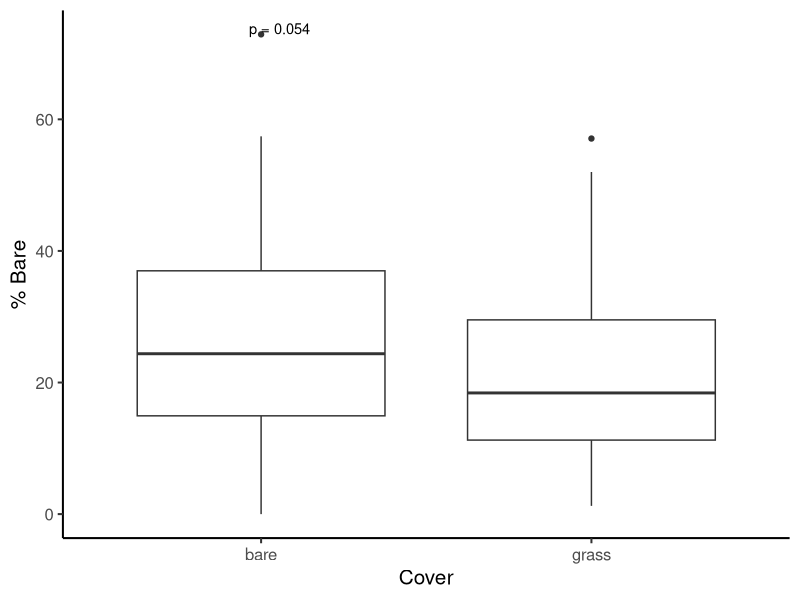
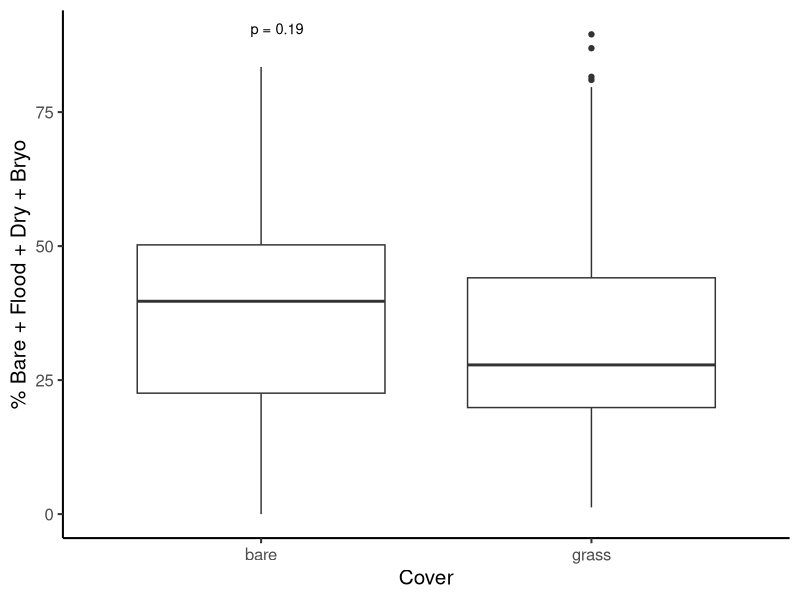
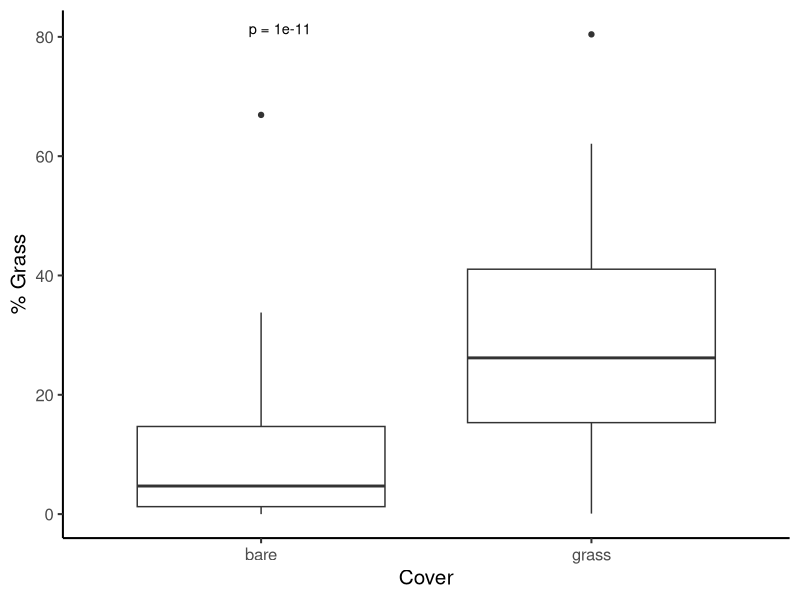
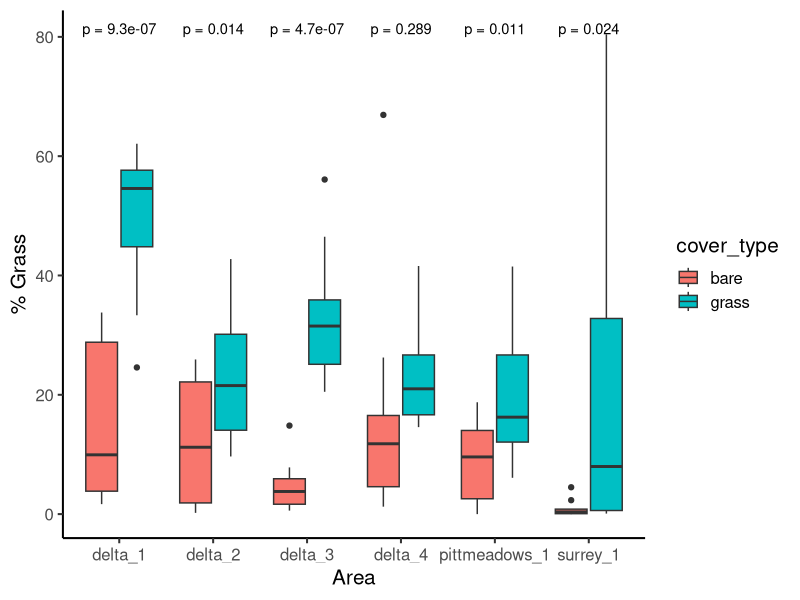
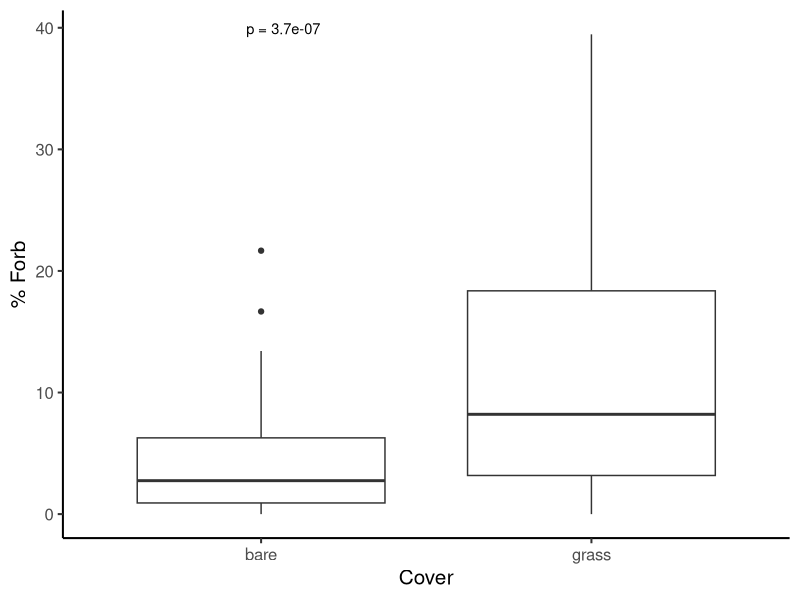
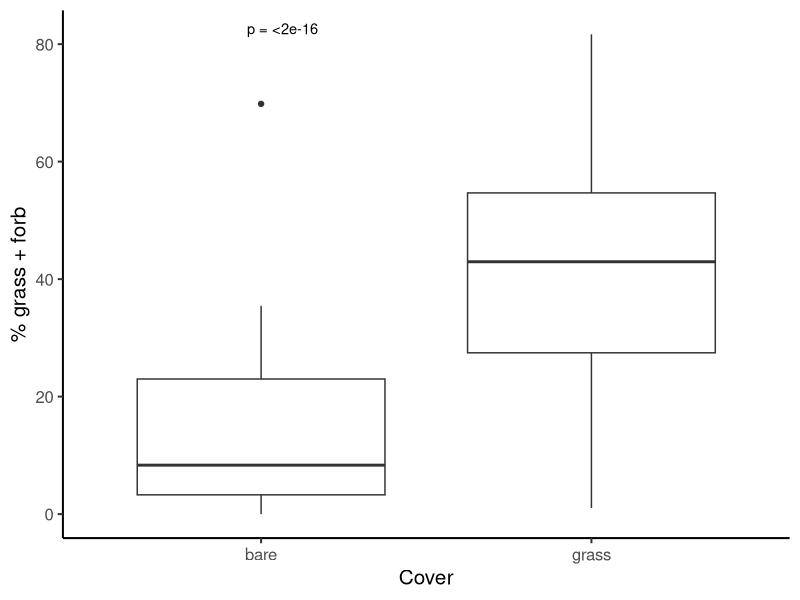
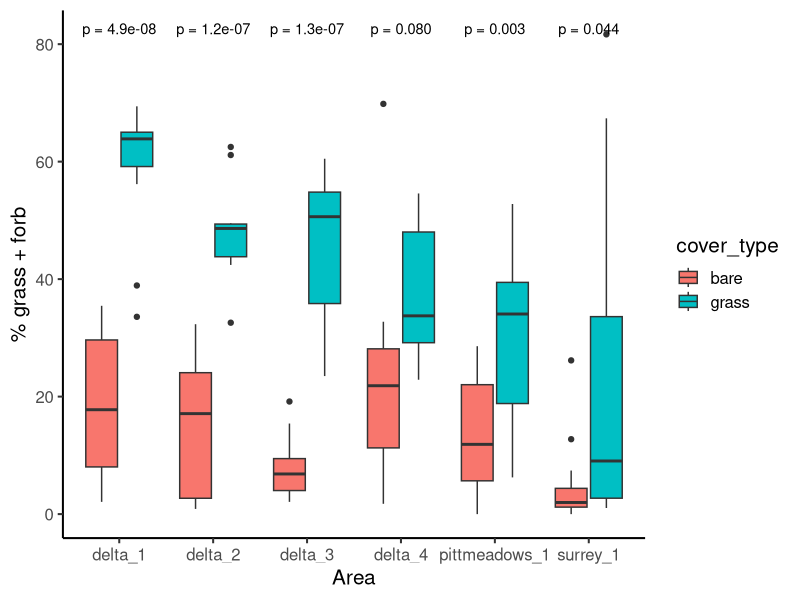
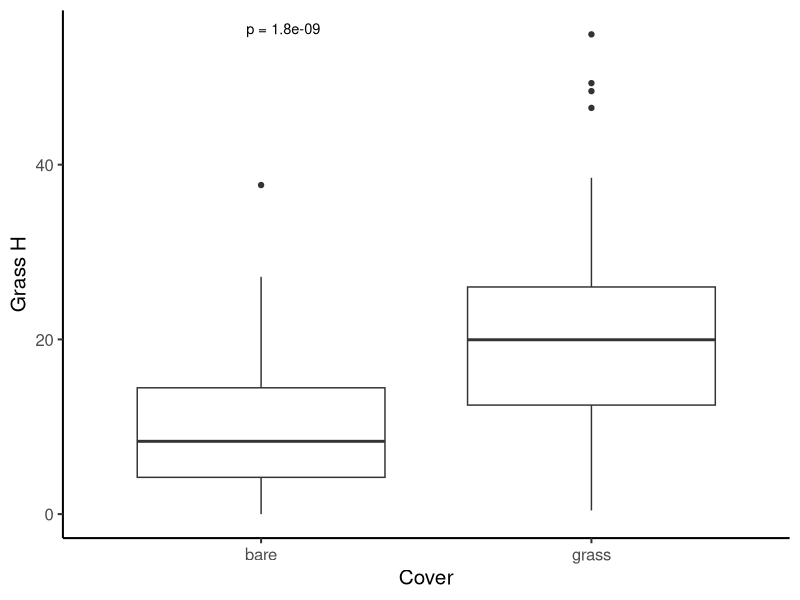

Recreate these plots in R, in order. (Note: this script raises an error after producing the figures.)
## ---- chunk 1
knitr::opts_chunk$set(echo = TRUE)
knitr::opts_knit$set(root.dir = "~/Library/CloudStorage/OneDrive-UBC/MSc/12_analysis/rodent-bee-blueberry")
## ---- chunk 2
#load packages
library(ggplot2) #for plots
library(dplyr) #for working with dataframes
library(tidyr) #for working with datasets
library(lme4) #for mixed effects models
library(ggpubr) #for adding significance asterisks to graph

#read in data
data <- read.csv("06_cleandata/combined_plot_data.csv")

#check that variables are in appropriate format
str(data)

#change character columns to factors
data <- data %>%
   mutate(
     site_id = as.factor(site_id),
     round = as.factor(round),
     plot_id = as.factor(plot_id),
     bee_date = as.Date(bee_date),
     area = as.factor(area))

#filter data to only include within field data
data <- data %>%
  filter(plot_id != "d")

## ---- chunk 3
ggplot(data, aes(x = cover_type, y = bare_perc)) + 
  geom_boxplot() +
  theme_classic(base_size = 15) +
  xlab("Cover") +
  ylab("% Bare") +
  stat_compare_means(
    method = "t.test",        # or "wilcox.test"
    label = "p.format",       # shows formatted p-value
    size = 3.7,
    vjust = 0
  )

## ---- chunk 4
ggplot(data, aes(x = cover_type, y = bare_flood_dry_bryo_perc)) + 
  geom_boxplot() +
  theme_classic(base_size = 15) +
  xlab("Cover") +
  ylab("% Bare + Flood + Dry + Bryo") +
  stat_compare_means(
    method = "t.test",        # or "wilcox.test"
    label = "p.format",       # shows formatted p-value
    size = 3.7,
    vjust = 0
  )

## ---- chunk 5
ggplot(data, aes(x=cover_type, y = grass_perc)) + 
  geom_boxplot() +
  theme_classic(base_size = 15) +
  xlab("Cover") +
  ylab("% Grass") +
  stat_compare_means(
    method = "t.test",        # or "wilcox.test"
    label = "p.format",       # shows formatted p-value
    size = 3.7,
    vjust = 0
  )
## ---- chunk 6
ggplot(data, aes(x = area, fill=cover_type, y = grass_perc)) + 
  geom_boxplot() +
  theme_classic(base_size = 15) +
  xlab("Area") +
  ylab("% Grass") +
  stat_compare_means(
    method = "t.test",        # or "wilcox.test"
    label = "p.format",       # shows formatted p-value
    size = 3.7,
    vjust = 0
  )
## ---- chunk 7
ggplot(data, aes(x = cover_type, y = forb_perc)) + 
  geom_boxplot() +
  theme_classic(base_size = 15) +
  xlab("Cover") +
  ylab("% Forb") +
  stat_compare_means(
    method = "t.test",        # or "wilcox.test"
    label = "p.format",       # shows formatted p-value
    size = 3.7,
    vjust = 0
  )
## ---- chunk 8
ggplot(data, aes(x = cover_type, y = grass_forb_perc)) + 
  geom_boxplot() +
  theme_classic(base_size = 15) +
  xlab("Cover") +
  ylab("% grass + forb") +
  stat_compare_means(
    method = "t.test",        # or "wilcox.test"
    label = "p.format",       # shows formatted p-value
    size = 3.7,
    vjust = 0
  )
## ---- chunk 9
ggplot(data, aes(x = area, fill = cover_type, y = grass_forb_perc)) + 
  geom_boxplot() +
  theme_classic(base_size = 15) +
  xlab("Area") +
  ylab("% grass + forb") +
  stat_compare_means(
    method = "t.test",        # or "wilcox.test"
    label = "p.format",       # shows formatted p-value
    size = 3.7,
    vjust = 0
  )
## ---- chunk 10
ggplot(data, aes(x = cover_type, y = grass_h)) + 
  geom_boxplot() +
  theme_classic(base_size = 15) +
  xlab("Cover") +
  ylab("Grass H") +
  stat_compare_means(
    method = "t.test",        # or "wilcox.test"
    label = "p.format",       # shows formatted p-value
    size = 3.7,
    vjust = 0
  )
## ---- chunk 11
ggplot(data, aes(x = cover_type, y = forb_h)) + 
  geom_boxplot() +
  theme_classic(base_size = 15) +
  xlab("Cover") +
  ylab("Forb H") +
  stat_compare_means(
    method = "t.test",        # or "wilcox.test"
    label = "p.format",       # shows formatted p-value
    size = 3.7,
    vjust = 0
  )
## ---- chunk 12
ggplot(data, aes(x = round, fill = cover_type, y = flood_perc)) + 
  geom_boxplot() +
  theme_classic(base_size = 15) +
  xlab("Round") +
  ylab("% Flood") +
  stat_compare_means(
    method = "t.test",        # or "wilcox.test"
    label = "p.format",       # shows formatted p-value
    size = 3.7,
    vjust = 0
  )
## ---- chunk 13
ggplot(data, aes(x=cover_type, y = nest_searching_queens))+ 
  geom_boxplot() +
  theme_classic(base_size = 15)+
  xlab("Cover")+
  ylab("NSQ abundance") +
  stat_compare_means(
    aes(group = cover_type),  # group by field.type
    method = "t.test",  # or "wilcox.test" if you're doing a non-parametric test
    label = "p.format",  # Display p-value 
    size = 3.7  # Adjust this value to make the asterisks larger
    ) 

## ---- chunk 14
ggplot(data, aes(fill=cover_type,x=bee_season_type, y = nest_searching_queens))+ 
  geom_boxplot() +
  theme_classic(base_size = 15)+
  xlab("Season")+
  ylab("NSQ abundance") +
  stat_compare_means(
    aes(group = cover_type),  # group by field.type
    method = "t.test",  # or "wilcox.test" if you're doing a non-parametric test
    label = "p.format",  # Display p-value 
    size = 3.7)  # Adjust this value to make the asterisks larger
## ---- chunk 15
ggplot(data, aes(x=cover_type, y = workers))+ 
  geom_boxplot() +
  theme_classic(base_size = 15)+
  xlab("Cover")+
  ylab("Worker abundance") +
  stat_compare_means(
    aes(group = cover_type),  # group by field.type
    method = "t.test",  # or "wilcox.test" if you're doing a non-parametric test
    label = "p.format",  # Display p-value 
    size = 3.7)  # Adjust this value to make the asterisks larger

## ---- chunk 16
ggplot(data, aes(fill=cover_type,x=bee_season_type, y = workers))+ 
  geom_boxplot() +
  theme_classic(base_size = 15)+
  xlab("Season")+
  ylab("Worker abundance") +
  stat_compare_means(
    aes(group = cover_type),  # group by field.type
    method = "t.test",  # or "wilcox.test" if you're doing a non-parametric test
    label = "p.format",  # Display p-value 
    size = 3.7)  # Adjust this value to make the asterisks larger
## ---- chunk 17
ggplot(data, aes(x=cover_type, y = num_burrows))+ 
  geom_boxplot() +
  theme_classic(base_size = 15)+
  xlab("Cover")+
  ylab("Burrow abundance") +
  stat_compare_means(
    aes(group = cover_type),  # group by field.type
    method = "t.test",  # or "wilcox.test" if you're doing a non-parametric test
    label = "p.format",  # Display p-value 
    size = 3.7)  # Adjust this value to make the asterisks larger
## ---- chunk 18
ggplot(data, aes(x=cover_type, y = num_inactive_burrows))+ 
  geom_boxplot() +
  theme_classic(base_size = 15)+
  xlab("Cover")+
  ylab("Inactive burrow abundance") +
  stat_compare_means(
    aes(group = cover_type),  # group by field.type
    method = "t.test",  # or "wilcox.test" if you're doing a non-parametric test
    label = "p.format",  # Display p-value 
    size = 3.7)  # Adjust this value to make the asterisks larger
## ---- chunk 19
ggplot(data, aes(x=cover_type, y = num_runway_burrows))+ 
  geom_boxplot() +
  theme_classic(base_size = 15)+
  xlab("Cover")+
  ylab("Runway burrow abundance") +
  stat_compare_means(
    aes(group = cover_type),  # group by field.type
    method = "t.test",  # or "wilcox.test" if you're doing a non-parametric test
    label = "p.format",  # Display p-value 
    size = 3.7)  # Adjust this value to make the asterisks larger
## ---- chunk 20
ggplot(data, aes(x=cover_type, y = bombus_floral_abun))+ 
  geom_boxplot() +
  theme_classic(base_size = 15)+
  xlab("Cover")+
  ylab("Bombus-relevant floral abundance") +
  stat_compare_means(
    aes(group = cover_type),  # group by field.type
    method = "t.test",  # or "wilcox.test" if you're doing a non-parametric test
    label = "p.format",  # Display p-value 
    size = 3.7)  # Adjust this value to make the asterisks larger
## ---- chunk 21
ggplot(data, aes(x=cover_type, y = forage_vaco))+ 
  geom_boxplot() +
  theme_classic(base_size = 15)+
  xlab("Cover")+
  ylab("Num foraging on vaco") +
  stat_compare_means(
    aes(group = cover_type),  # group by field.type
    method = "t.test",  # or "wilcox.test" if you're doing a non-parametric test
    label = "p.format",  # Display p-value 
    size = 3.7) # Adjust this value to make the asterisks larger
